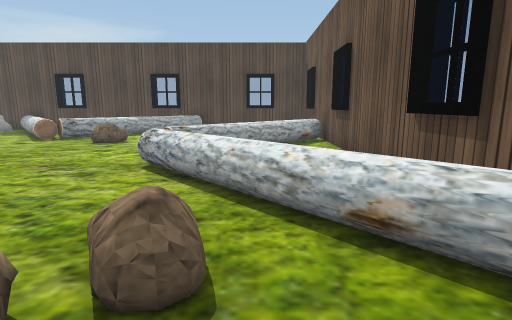
view 1 (above)

20 first-person views from a walk through a Unity game level. The camera is 0.72 m above the floor, tilts 10° down and sees 80° across. The floor is counted in squares, 0.5 m on a side. Each view is taken from the middle of a square. On the plan, view 1 faces up. The plan holds only what a view shows up to about 14 squares ahead; the rest is blank. The place goes on beyond the plan. The player character is not drawn. Some animated figures are not drawn. Some surface patterns are stand-ins.

view 2
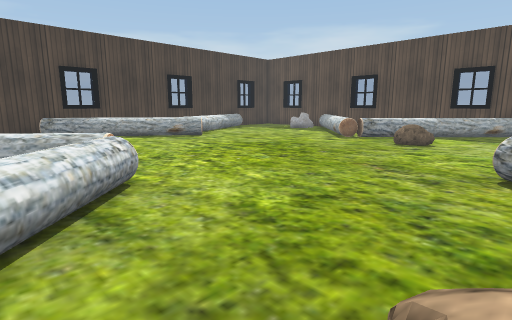

view 3
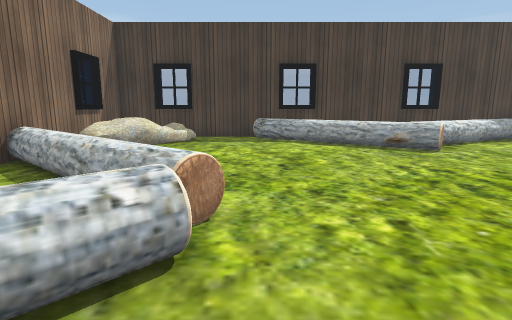

view 4
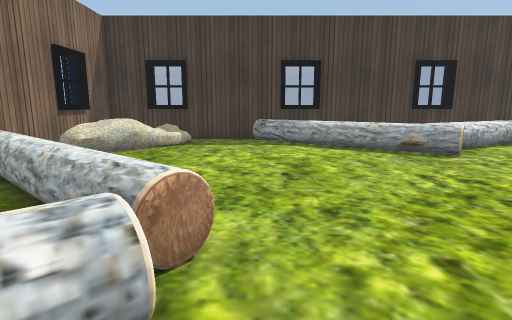

view 5
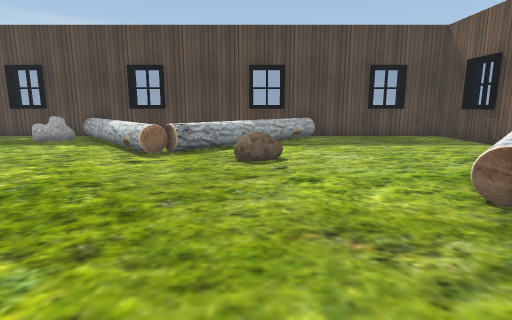

view 6
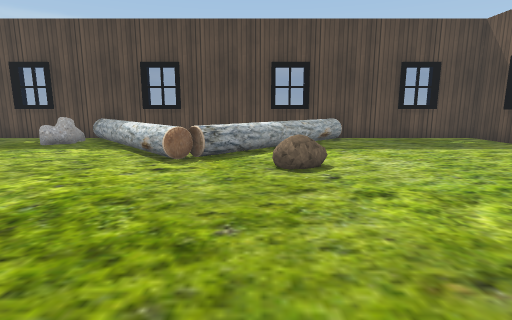

view 7
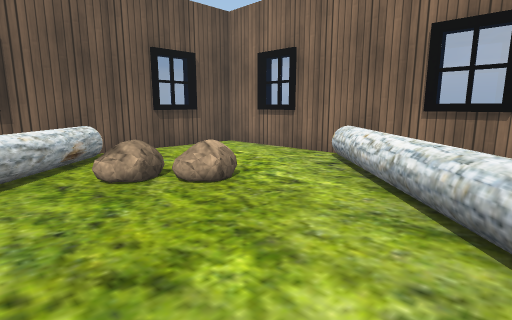

view 8
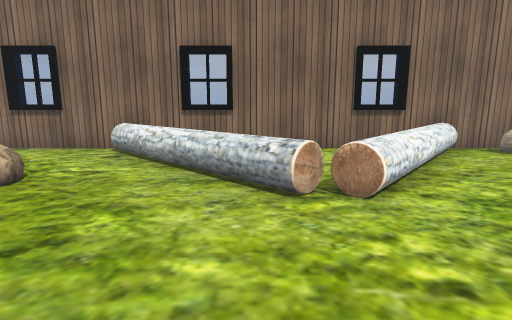

view 9
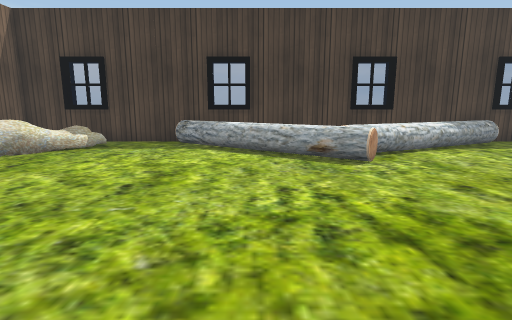

view 10
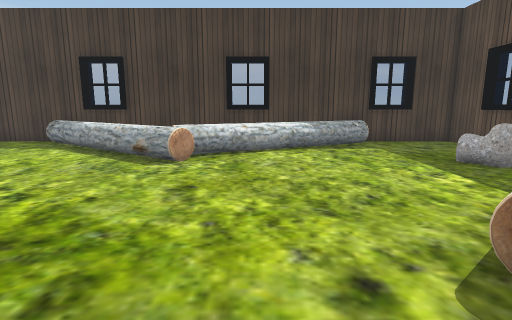

view 11
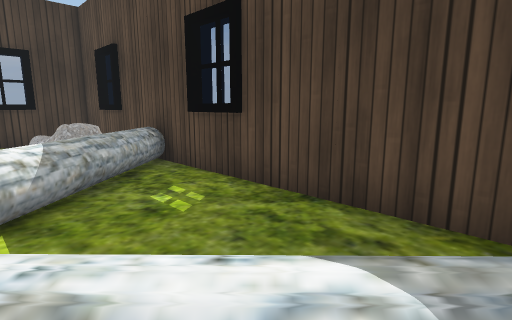

view 12
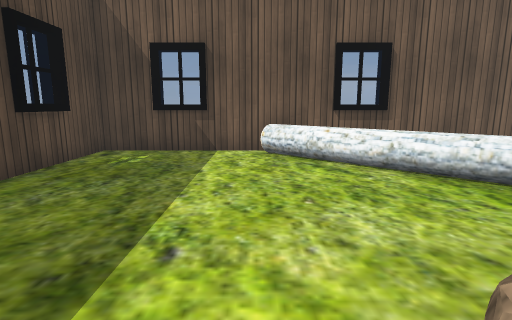

view 13
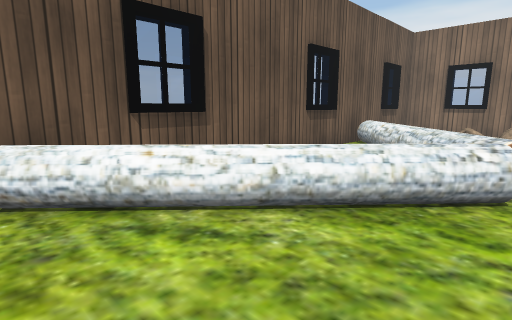

view 14
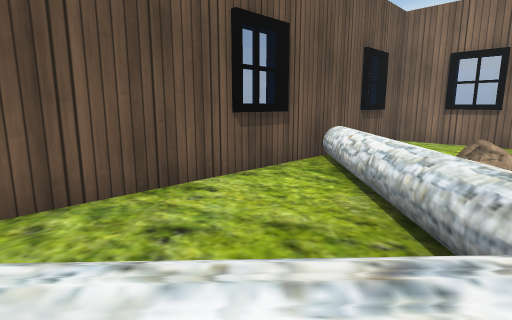

view 15
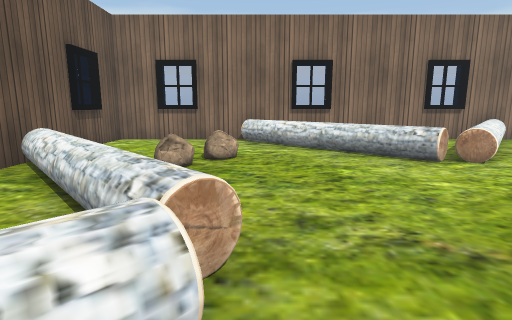

view 16
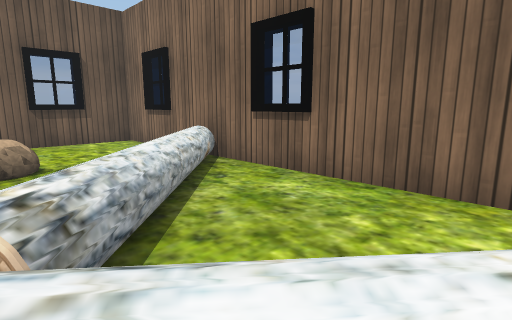

view 17
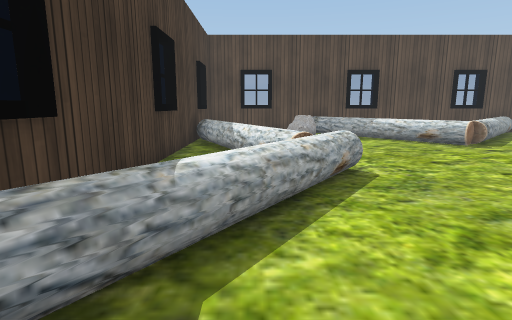

view 18
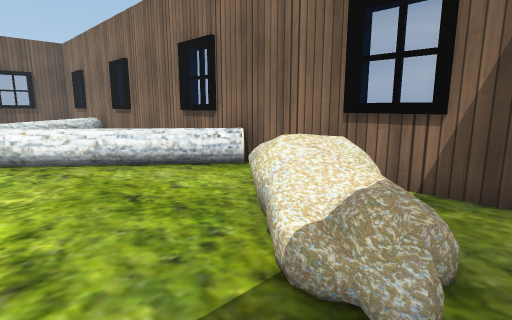

view 19
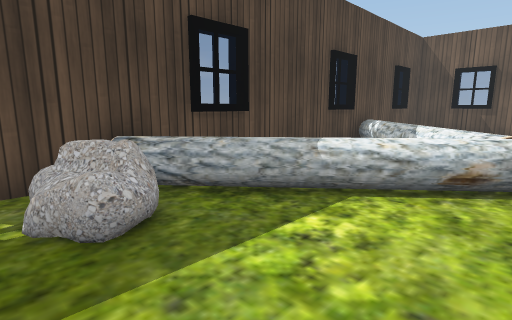

view 20
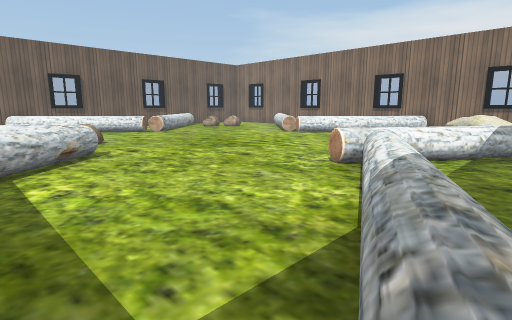

### Floor plan
Key: @ floor where view 1 was taken; # wall or solid block; . floor; O other object.
Columns run from 20 left of view 1 to 3 right of it. Each row starts with its distance up from view 1.
 19 ########################
 18 #....OOOO......OO......#
 17 #....OOOOO....OO.......#
 16 #....O..OO...OO........#
 15 #O.......OO.OO.........#
 14 #OO.......OOO.........O#
 13 #OO........O..O......OO#
 12 #.OO..........OO....OOO#
 11 ##OO................OO.#
 10 ##.OO..............OO..#
  9 #..OOO...........OOO...#
  8 # ..OO............O....#
  7 # .OO............OOO...#
  6 ##OO..............OOO..#
  5 ##OO...............OOO.#
  4 #OO.................OOO#
  3 #O.................O.OO#
  2 #..........OOO....OO..O#
  1 #.........OOOOO...O....#
  0 #.OO.....OO..OOO....@..#
 -1 #.OOO...OO....OOO......#
 -2 #..OOO.OOO.....OOO.....#
 -3 #..##O.OO#######OO..##.#
 -4 ###########   ##########

Positions as (right, up) in squares from view 1, and headings:
1: (0, 0), facing up
2: (-2, 0), facing up-left
3: (-5, 3), facing left
4: (-6, 3), facing left
5: (-6, 4), facing up
6: (-7, 5), facing up
7: (-7, 5), facing down-right
8: (-7, 7), facing down
9: (-7, 6), facing left
10: (-7, 11), facing left
11: (-6, 15), facing up-left
12: (-7, 14), facing right
13: (-3, 14), facing down-right
14: (-2, 10), facing down-right
15: (-3, 10), facing down
16: (-10, 2), facing down-right
17: (-17, 2), facing up
18: (-19, 2), facing down-right
19: (-16, 13), facing up-right
20: (-19, 16), facing down-right
